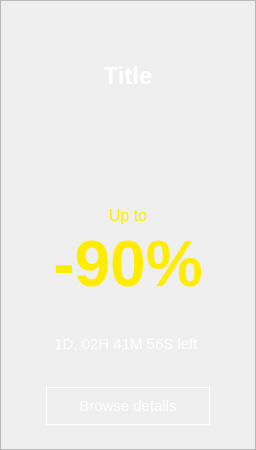
<?xml version="1.0" encoding="UTF-8"?>
<ui version="4.0">
 <class>StoreSaleCard</class>
 <widget class="QWidget" name="StoreSaleCard">
  <property name="geometry">
   <rect>
    <x>0</x>
    <y>0</y>
    <width>256</width>
    <height>450</height>
   </rect>
  </property>
  <property name="minimumSize">
   <size>
    <width>256</width>
    <height>0</height>
   </size>
  </property>
  <property name="maximumSize">
   <size>
    <width>256</width>
    <height>450</height>
   </size>
  </property>
  <property name="cursor">
   <cursorShape>PointingHandCursor</cursorShape>
  </property>
  <property name="windowTitle">
   <string>Form</string>
  </property>
  <widget class="QFrame" name="content">
   <property name="geometry">
    <rect>
     <x>0</x>
     <y>0</y>
     <width>256</width>
     <height>450</height>
    </rect>
   </property>
   <property name="sizePolicy">
    <sizepolicy hsizetype="Fixed" vsizetype="Fixed">
     <horstretch>0</horstretch>
     <verstretch>0</verstretch>
    </sizepolicy>
   </property>
   <property name="minimumSize">
    <size>
     <width>256</width>
     <height>450</height>
    </size>
   </property>
   <property name="maximumSize">
    <size>
     <width>256</width>
     <height>450</height>
    </size>
   </property>
   <property name="frameShape">
    <enum>QFrame::Shape::StyledPanel</enum>
   </property>
   <property name="frameShadow">
    <enum>QFrame::Shadow::Raised</enum>
   </property>
   <layout class="QVBoxLayout" name="contentLayout">
    <property name="spacing">
     <number>0</number>
    </property>
    <property name="leftMargin">
     <number>0</number>
    </property>
    <property name="topMargin">
     <number>0</number>
    </property>
    <property name="rightMargin">
     <number>0</number>
    </property>
    <property name="bottomMargin">
     <number>0</number>
    </property>
    <item>
     <widget class="QLabel" name="titleLabel">
      <property name="font">
       <font>
        <pointsize>18</pointsize>
        <bold>true</bold>
       </font>
      </property>
      <property name="styleSheet">
       <string notr="true">background: transparent; color: white;</string>
      </property>
      <property name="text">
       <string notr="true">Title</string>
      </property>
      <property name="textFormat">
       <enum>Qt::TextFormat::PlainText</enum>
      </property>
      <property name="alignment">
       <set>Qt::AlignmentFlag::AlignCenter</set>
      </property>
      <property name="wordWrap">
       <bool>true</bool>
      </property>
     </widget>
    </item>
    <item>
     <layout class="QVBoxLayout" name="discountLayout">
      <property name="spacing">
       <number>0</number>
      </property>
      <item alignment="Qt::AlignmentFlag::AlignBottom">
       <widget class="QLabel" name="upToLabel">
        <property name="font">
         <font>
          <pointsize>12</pointsize>
         </font>
        </property>
        <property name="styleSheet">
         <string notr="true">background: transparent;color: #ffec00;</string>
        </property>
        <property name="text">
         <string>Up to</string>
        </property>
        <property name="textFormat">
         <enum>Qt::TextFormat::PlainText</enum>
        </property>
        <property name="alignment">
         <set>Qt::AlignmentFlag::AlignCenter</set>
        </property>
       </widget>
      </item>
      <item alignment="Qt::AlignmentFlag::AlignBottom">
       <widget class="QLabel" name="discountLabel">
        <property name="font">
         <font>
          <pointsize>48</pointsize>
          <bold>true</bold>
         </font>
        </property>
        <property name="styleSheet">
         <string notr="true">background: transparent;color: #ffec00;</string>
        </property>
        <property name="text">
         <string notr="true">-90%</string>
        </property>
        <property name="textFormat">
         <enum>Qt::TextFormat::PlainText</enum>
        </property>
        <property name="alignment">
         <set>Qt::AlignmentFlag::AlignCenter</set>
        </property>
       </widget>
      </item>
     </layout>
    </item>
    <item>
     <layout class="QVBoxLayout" name="detailsLayout">
      <property name="spacing">
       <number>24</number>
      </property>
      <property name="topMargin">
       <number>24</number>
      </property>
      <property name="bottomMargin">
       <number>24</number>
      </property>
      <item>
       <widget class="QLabel" name="endLabel">
        <property name="font">
         <font>
          <pointsize>11</pointsize>
         </font>
        </property>
        <property name="styleSheet">
         <string notr="true">background: transparent;color: white;</string>
        </property>
        <property name="text">
         <string notr="true">1D, 02H 41M 56S left </string>
        </property>
        <property name="textFormat">
         <enum>Qt::TextFormat::PlainText</enum>
        </property>
        <property name="alignment">
         <set>Qt::AlignmentFlag::AlignCenter</set>
        </property>
       </widget>
      </item>
      <item alignment="Qt::AlignmentFlag::AlignHCenter">
       <widget class="QLabel" name="browseDetailsLabel">
        <property name="font">
         <font>
          <pointsize>11</pointsize>
         </font>
        </property>
        <property name="styleSheet">
         <string notr="true">background: hsla(0,0%,100%,.2);
border: 1px solid white;
color: white;
padding: 8px 32px;</string>
        </property>
        <property name="text">
         <string>Browse details</string>
        </property>
        <property name="textFormat">
         <enum>Qt::TextFormat::PlainText</enum>
        </property>
        <property name="alignment">
         <set>Qt::AlignmentFlag::AlignCenter</set>
        </property>
       </widget>
      </item>
     </layout>
    </item>
   </layout>
  </widget>
 </widget>
 <resources/>
 <connections/>
</ui>
